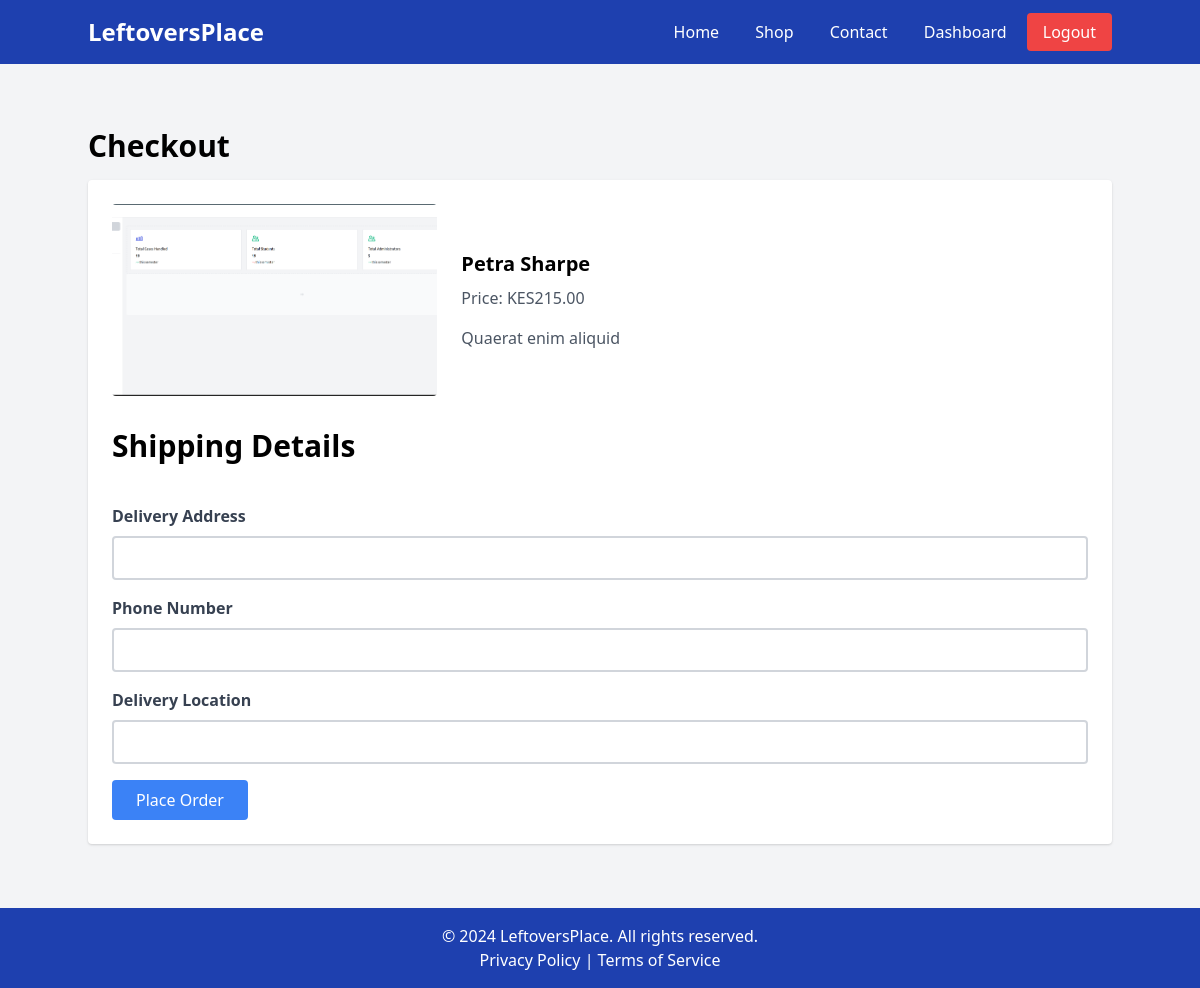
Screenshot of /checkout/1/ (signed in) with the database file from the repository.
### shop/models.py (models this page shows, shortened)
class Product(models.Model):
    shop = models.ForeignKey('Shop', on_delete=models.CASCADE)
    name = models.CharField(max_length=255)
    description = models.TextField()
    category = models.ForeignKey('category', on_delete=models.CASCADE)
    price = models.DecimalField(max_digits=10, decimal_places=2)
    image = models.ImageField(upload_to='products/', blank=True, null=True)

### shop/views.py (the view, shortened to what this page needs)
# urls.py: path('checkout/<int:product_id>/', views.checkout, name='checkout'),
@login_required
def checkout(request, product_id):
    product = get_object_or_404(Product, id=product_id)
    return render(request, 'shop/checkout.html', {'product': product})

### shop/templates/shop/checkout.html (shortened to what this page needs)
{% extends "layouts/base.html" %}
{% block content %}
<section class="container mx-auto py-8">
    <h2 class="text-3xl font-semibold mb-4">Checkout</h2>
    <div class="bg-white p-6 rounded shadow">
        <div class="flex items-center space-x-6 mb-6">
            <div class="flex-shrink-0 w-1/3">
                <img src="{{ product.image.url }}" alt="{{ product.name }}" class="w-full h-48 object-cover rounded">
            </div>
            <div class="w-2/3">
                <h3 class="text-xl font-semibold mb-2">{{ product.name }}</h3>
                <p class="text-gray-600 mb-4">Price: KES{{ product.price }}</p>
                <p class="text-gray-600">{{ product.description }}</p>
            </div>
        </div>
         <h1 class="mt-8 mb-10 text-3xl font-semibold ">Shipping Details</h1>
        <form method="post">
            <div class="grid grid-cols-1 gap-4">
                <div>
                    <label for="address" class="block text-gray-700 font-semibold mb-2">Delivery Address</label>
                    <input type="text" id="address" name="address" class="w-full border-gray-300 rounded p-2 border-2 focus:outline-none focus:border-blue-500" required>
                </div>
                <div>
                    <label for="phone_number" class="block text-gray-700 font-semibold mb-2">Phone Number</label>
                    <input type="text" id="phone_number" name="phone_number" class="w-full border-gray-300 rounded p-2 border-2 focus:outline-none focus:border-blue-500" required>
                </div>
                <div>
                    <label for="location" class="block text-gray-700 font-semibold mb-2">Delivery Location</label>
                    <input type="text" id="location" name="location" class="w-full border-gray-300 rounded p-2 border-2 focus:outline-none focus:border-blue-500" required>
                </div>
            </div>
            <button type="submit" class="mt-4 bg-blue-500 text-white px-6 py-2 rounded hover:bg-blue-600">Place Order</button>
        </form>
    </div>
</section>
{% endblock %}

### shop/templates/layouts/base.html (style rules this page uses)
html, body { height: 100%; }

### rows the page displays
Product: image (picture), name "Petra Sharpe", price "215.00", description "Quaerat enim aliquid"
